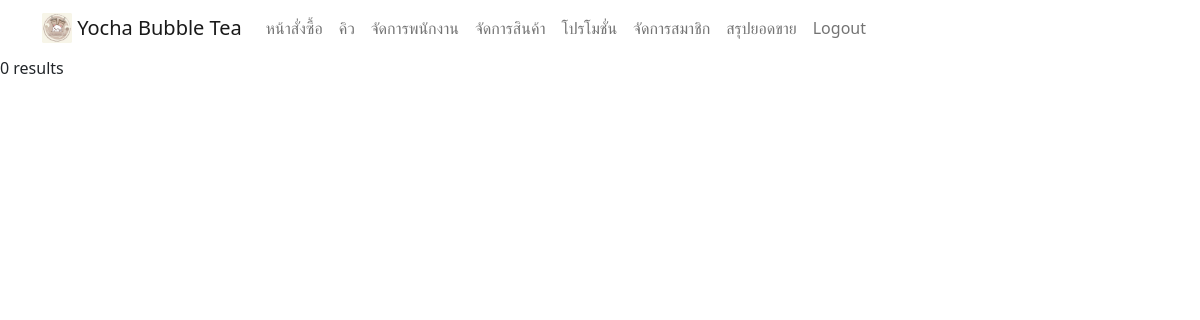
The page /owner/manage_member.php (signed in) on the database as committed earlier.
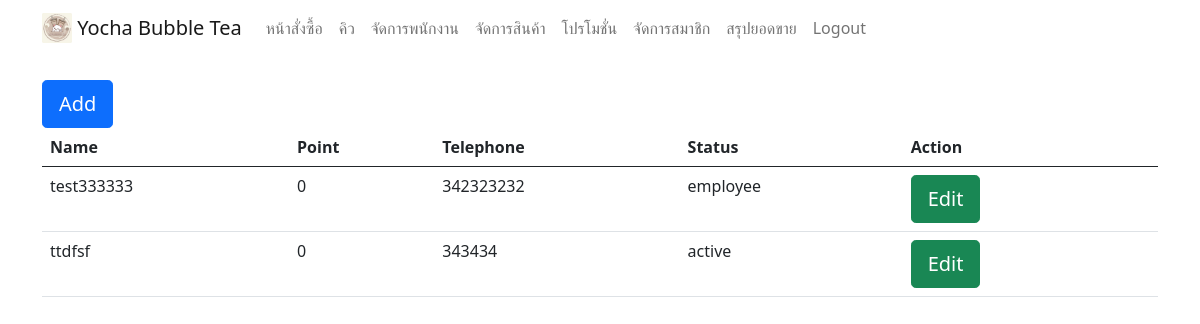
The same page on the database as committed later.
### tables this page shows
CREATE TABLE `member` (
  `member_id` int(11) NOT NULL,
  `name` varchar(50) NOT NULL,
  `address` varchar(200) NOT NULL,
  `telephone` varchar(15) NOT NULL,
  `status` varchar(30) NOT NULL,
  `point` varchar(15) NOT NULL,
  `line` varchar(50) NOT NULL
);

### owner/manage_member.php (the view, shortened to what this page needs)
<?php
include("navbar_owner.php");
include ("../connection.php");
$sql = "SELECT * FROM member";
$result = $conn->query($sql);
if ($result->num_rows > 0) {
    echo "<div class='container'>";
    echo "<br>";
    echo "<a href='add_member.php'><button type='button'  class='btn btn-primary btn-lg'>Add</button> </a>";
    echo "<div class='table-responsive'>";
    echo "<table class='table '>";
    echo "<thead><tr><th>Name</th><th>Point</th><th>Telephone</th><th>Status</th><th>Action</th></tr></thead>";
    echo "<tbody>";
    while($row = $result->fetch_assoc()) {
        echo "<tr><td>".$row["name"]."</td><td>".$row["point"]."</td><td>".$row["telephone"]."</td><td>".$row["status"]."</td>
        <td>
        <a href='edit_member.php?id=".$row["member_id"]."'><button type='button'  class='btn btn-success btn-lg'>Edit</button></a>
        &nbsp;&nbsp;&nbsp;
        </td></tr>";
    }
    echo "</tbody>";
    echo "</table>";
    echo "</div>";
    echo "</div>";
} else {
    echo "0 results";
}
?>

Rows that differ between the two databases and show on the page:
added member: name "test333333", point "0", telephone "342323232", status "employee"
added member: name "ttdfsf", point "0", telephone "343434", status "active"
Other text that changed with them:
text no longer shown: "0 results"
text now shown: "Add Name Point Telephone Status Action"
